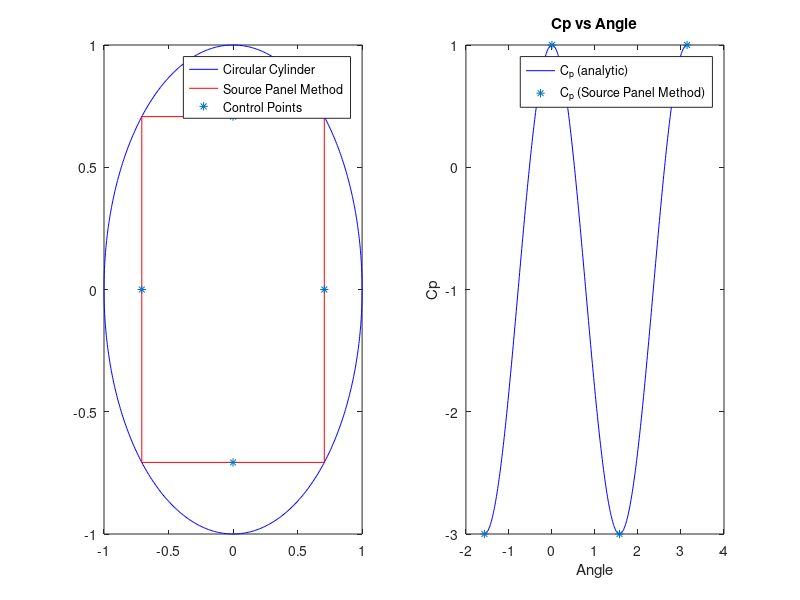

Reproduce this figure in MATLAB.
clc;
clear all;
close all;

Vinf=1;

r=1;
alfa = 0;    
n=4; % number of panels (You can change that number)
step = 2*pi/n;
k = 0 ;

for theta=pi+pi/n:-step:-pi+pi/n
    k = k + 1;
    if r >=0
        X(k)=r*cos(theta);
        Y(k)=r*sin(theta);
    else
        r = -r;
        X(k)=r*cos(theta);
        Y(k)=r*sin(theta);
    end
end


for i=1:1:n

    phi(i)=-alfa+atan2((Y(i+1)-Y(i)),(X(i+1)-X(i)));



    beta(i)=phi(i)+pi/2;

    midx(i)=(X(i+1)+X(i))/2;

    midy(i)=(Y(i+1)+Y(i))/2;

    S(i)=sqrt((Y(i+1)-Y(i))^2+(X(i+1)-X(i))^2);

end


for panel=1:1:n

    others(:,panel)=[1:panel-1 panel+1:n];

    xi=midx(panel);

    yi=midy(panel);

    for i=1:1:n-1

        m=others(i,panel);

        A=-(xi-X(m))*cos(phi(m))-(yi-Y(m))*sin(phi(m));

        B=(xi-X(m))^2+(yi-Y(m))^2;

        C = sin(phi(panel)) * cos(phi(m)) - cos(phi(panel)) * sin(phi(m));

        D=(yi-Y(m))*cos(phi(panel))-(xi-X(m))*sin(phi(panel));

        I(panel,m)=C/2*log((S(m)^2+2*A*S(m)+B)/B)+(D-A*C)/sqrt(B-A^2)*(atan2((S(m)+A),sqrt(B-A^2))-atan2(A,sqrt(B-A^2)));

        J(panel,m)=(D-A*C)/2/sqrt(B-A^2)*log((S(m)^2+2*A*S(m)+B)/B)-C*(atan2((S(m)+A),sqrt(B-A^2))-atan2(A,sqrt(B-A^2)));

    end

    w(panel,1)=Vinf*cos(beta(panel));

end

M=I/2/pi+eye(n)/2;

lambda=-inv(M)*w;

V=Vinf*sin(beta)+lambda'/2/pi*J';

Cp=1-(V/Vinf).^2;

angles=min(beta):0.01:max(beta);

Cp_exact=1-4*sin(angles).^2;




subplot(1,2,1);
    
plot(r*cos(0:0.01:2*pi),r*sin(0:0.01:2*pi),'b',X,Y,'r',midx,midy,'*');
    
legend('Circular Cylinder','Source Panel Method','Control Points')
    
subplot(1,2,2);
    
plot(angles,Cp_exact,'b',beta,Cp,'*');
legend('C_p (analytic)', 'C_p (Source Panel Method)');
title('Cp vs Angle')
ylabel('Cp')
xlabel('Angle')


